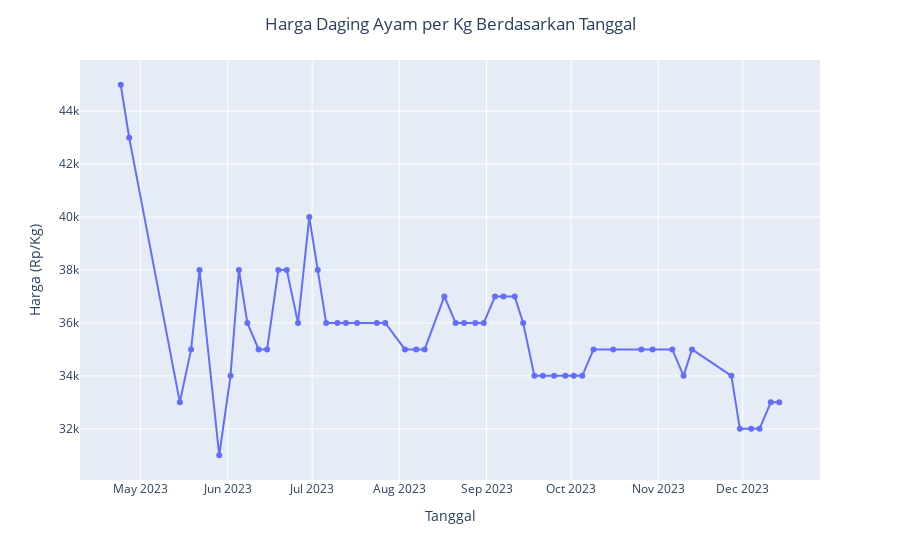

The cell this chart's notebook holds for it:
### Code cell
# Viewing data with Line Chart

import plotly.express as px
import pandas as pd

fig = px.line(filtered_df, x='Tanggal', y='Harga (Rp/Kg)', labels={'Tanggal': 'Tanggal', 'Harga (Rp/Kg)': 'Harga (Rp/Kg)'})

fig.update_traces(mode='markers+lines', hovertemplate='Harga    : %{y} /Kg<br>Tanggal : %{x}')

fig.update_layout(title='Harga Daging Ayam per Kg Berdasarkan Tanggal', title_x=0.5)

fig.show()

### Figure 1 — Plotly figure (JSON) as saved in the notebook; plotly's stock layout.template omitted (floating-point values rounded to 4 significant figures)
{"data": [{"hovertemplate": "Harga    : %{y} /Kg<br>Tanggal : %{x}", "legendgroup": "", "line": {"color": "#636efa", "dash": "solid"}, "marker": {"symbol": "circle"}, "mode": "markers+lines", "name": "", "orientation": "v", "showlegend": false, "type": "scatter", "x": ["2023-04-24", "2023-04-27", "2023-05-15", "2023-05-19", "2023-05-22", "2023-05-29", "2023-06-02", "2023-06-05", "2023-06-08", "2023-06-12", "2023-06-15", "2023-06-19", "2023-06-22", "2023-06-26", "2023-06-30", "2023-07-03", "2023-07-06", "2023-07-10", "2023-07-13", "2023-07-17", "2023-07-24", "2023-07-27", "2023-08-03", "2023-08-07", "2023-08-10", "2023-08-17", "2023-08-21", "2023-08-24", "2023-08-28", "2023-08-31", "2023-09-04", "2023-09-07", "2023-09-11", "2023-09-14", "2023-09-18", "2023-09-21", "2023-09-25", "2023-09-29", "2023-10-02", "2023-10-05", "2023-10-09", "2023-10-16", "2023-10-26", "2023-10-30", "2023-11-06", "2023-11-10", "2023-11-13", "2023-11-27", "2023-11-30", "2023-12-04", "2023-12-07", "2023-12-11", "2023-12-14"], "xaxis": "x", "y": [45000, 43000, 33000, 35000, 38000, 31000, 34000, 38000, 36000, 35000, 35000, 38000, 38000, 36000, 40000, 38000, 36000, 36000, 36000, 36000, 36000, 36000, 35000, 35000, 35000, 37000, 36000, 36000, 36000, 36000, 37000, 37000, 37000, 36000, 34000, 34000, 34000, 34000, 34000, 34000, 35000, 35000, 35000, 35000, 35000, 34000, 35000, 34000, 32000, 32000, 32000, 33000, 33000], "yaxis": "y"}], "layout": {"autosize": true, "legend": {"tracegroupgap": 0}, "margin": {"t": 60}, "title": {"text": "Harga Daging Ayam per Kg Berdasarkan Tanggal", "x": 0.5}, "xaxis": {"anchor": "y", "autorange": true, "domain": [0, 1], "range": ["2023-04-09 20:10:57.3466", "2023-12-28 03:49:02.6534"], "title": {"text": "Tanggal"}, "type": "date"}, "yaxis": {"anchor": "x", "autorange": true, "domain": [0, 1], "range": [29920.0, 46080.0], "title": {"text": "Harga (Rp/Kg)"}, "type": "linear"}}}
